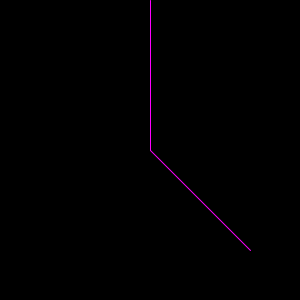
Frame 1 (no input)
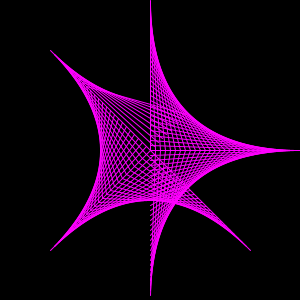
Frame 60 (the mouse pressed at the canvas centre just before this capture)
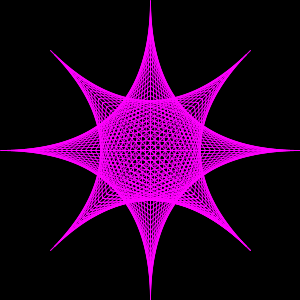
Frame 120 (the mouse held since frame 60 and released just before this capture)

The Processing sketch that drew these frames (run headless with seeded random() and noise(); from frame 60 on, the mouse is pressed at the canvas centre):

// Processing sketch: processing_136444
// ── processing_136444.pde

int startX = 150;
    int startY = 0;
    int endX = 150;
    int endY = 150;
    int startXX = 250;
    int startYY = 250;
    int endXX = 150;
    int endYY = 150;
    boolean right2 = false;
    boolean left = true;
    boolean right = true;
    boolean down = true;

    public void setup() {
        size(300,300);
        frameRate(10);
        smooth();
        background(0);
    }

    public void draw() {
        stroke(255,0,255);
        if (startY == 0){
            background(0);
        }
        line(startX,startY,endX,endY);
        line(startXX,startYY,endXX,endYY);
        if (startY >= 300){
            down = false;
        }
        else if (startY <= 0){
            down = true;
        }
        if (endX >= 300){
            right = false;
        }
        else if(endX <= 0){
            right = true;
        }
        if (down == true){
            startY = startY + 5;
        }
        else{
            startY = startY - 5;
        }
        if (right == true){
            endX = endX + 5;
        }
        else{
            endX = endX - 5;
        }
        if ((startXX >= 250) && (startYY >= 250)) {
            right2 = false;
            left = true;
        }
        else if ((startXX <= 50) && (startYY <= 50)){
            right2 = true;
            left = false;
        }
        if ((endXX <= 50) && (endYY >= 250)){
            right2 = true;
            left = true;
        }
        else if((endXX >= 250) && (endYY <= 50)){
            right2 = false;
            left = false;
        }
        if (left == true){
            startYY = startYY - 4;
            startXX = startXX - 4;
        }
        else{
            startYY = startYY + 4;
            startXX = startXX + 4;
        }
        if (right2 == false){
            endXX = endXX - 4;
            endYY = endYY + 4;
        }
        else{
            endXX = endXX + 4;
            endYY = endYY - 4;
        }
    }
